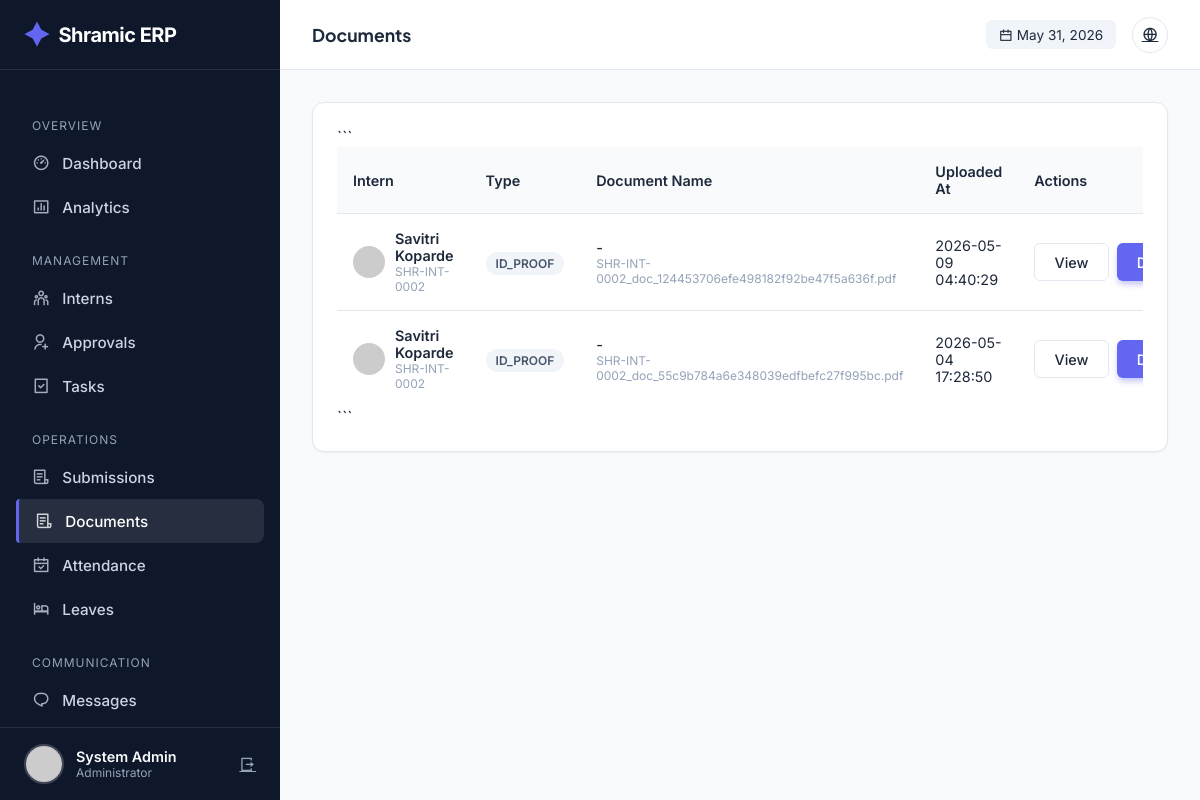
/admin/documents (signed in), run on an earlier commit of the app's database.
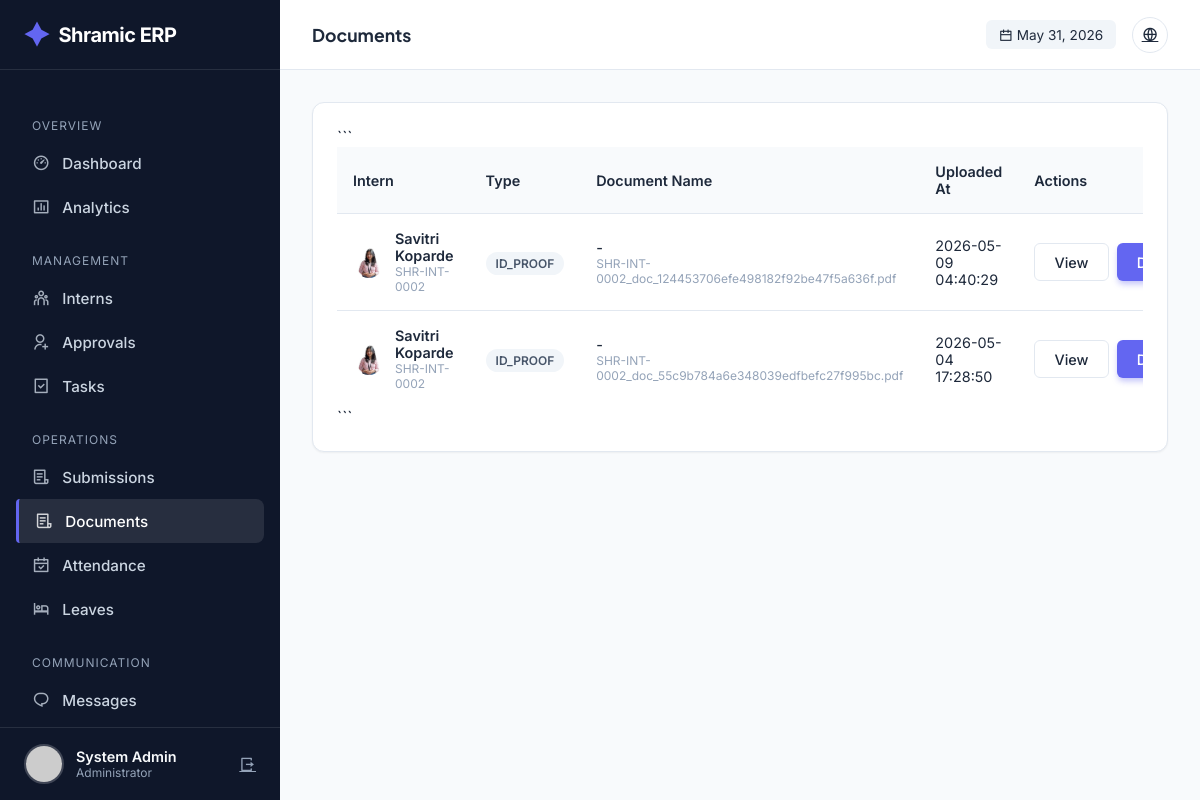
And on a later commit of the database.
### tables this page shows
CREATE TABLE document_verifications (
            id INTEGER PRIMARY KEY AUTOINCREMENT,
            user_id INTEGER,
            document_type TEXT NOT NULL,
            document_name TEXT,
            file_url TEXT,
            status TEXT DEFAULT 'PENDING',
            verified_by INTEGER,
            verified_at TIMESTAMP,
            rejection_reason TEXT,
            uploaded_at TIMESTAMP DEFAULT CURRENT_TIMESTAMP,
            FOREIGN KEY (user_id) REFERENCES users(id),
            FOREIGN KEY (verified_by) REFERENCES users(id)
        );

CREATE TABLE users (
            id INTEGER PRIMARY KEY AUTOINCREMENT,
            intern_id TEXT UNIQUE,
            usn TEXT UNIQUE NOT NULL,
            full_name TEXT NOT NULL,
            phone TEXT NOT NULL,
            email TEXT UNIQUE NOT NULL,
            password_hash TEXT NOT NULL,
            role TEXT NOT NULL,
            photo_url TEXT,
            status TEXT DEFAULT 'PENDING',
            is_admin BOOLEAN DEFAULT 0,
            department TEXT,
            join_date DATE,
            emergency_contact TEXT,
            address TEXT,
            last_login TIMESTAMP,
            login_count INTEGER DEFAULT 0,
            created_at TIMESTAMP DEFAULT CURRENT_TIMESTAMP,
            updated_at TIMESTAMP DEFAULT CURRENT_TIMESTAMP
        );

### app.py (the view)
@app.route('/admin/documents')
@login_required
@admin_required
def admin_documents():
    conn = get_db_connection()
    cur = conn.cursor()
    status_filter = request.args.get('status', 'PENDING')
    cur.execute("""
        SELECT dv.*, u.full_name, u.intern_id, u.photo_url
        FROM document_verifications dv
        JOIN users u ON dv.user_id = u.id
        WHERE dv.status = ?
        ORDER BY dv.uploaded_at DESC
    """, (status_filter,))
    documents = cur.fetchall()
    conn.close()
    return render_template(
        'admin/documents.html',
        documents=documents,
        current_status=status_filter
    )

### app.py (called while the page is built)
@app.before_request
def make_session_permanent():
    session.permanent = True
    app.permanent_session_lifetime = timedelta(days=365)

def get_db_connection():
    conn = sqlite3.connect(DATABASE, timeout=30)
    conn.execute("PRAGMA busy_timeout = 30000")
    conn.row_factory = sqlite3.Row
    return conn

def get_current_datetime():
    return datetime.now(TIMEZONE)

@login_manager.user_loader
def load_user(user_id):
    conn = get_db_connection()
    cur = conn.cursor()
    cur.execute("SELECT * FROM users WHERE id = ?", (user_id,))
    user_data = cur.fetchone()
    conn.close()
    return User(dict(user_data)) if user_data else None

def admin_required(f):
    @wraps(f)
    def decorated_function(*args, **kwargs):
        if not current_user.is_authenticated or not current_user.is_admin:
            flash('Access denied. Admin privileges required.', 'error')
            return redirect(url_for('index'))
        return f(*args, **kwargs)
    return decorated_function

@app.before_request
def before_request():
        pass

### templates/admin/documents.html (shortened to what this page needs)
{% extends "admin/base.html" %}
{% block page_title %}Documents{% endblock %}
{% block content %}
<div class="card">
  <div class="table-container">
    <table>
      <thead>
        <tr>
          <th>Intern</th>
          <th>Type</th>
          <th>Document Name</th>
          <th>Uploaded At</th>
          <th>Actions</th>
        </tr>
      </thead>
  <tbody>
    {% for doc in documents %}
    <tr>
      <td>
        <div style="display: flex; align-items: center; gap: 10px">
          <img
            src="{{ url_for('static', filename='uploads/profiles/' + doc.photo_url) if doc.photo_url else 'https://ui-avatars.com/api/?name=' + doc.full_name }}"
            style="width: 32px; height: 32px; border-radius: 50%"
          />
          <div>
            <div style="font-weight: 600">{{ doc.full_name }}</div>
            <div style="font-size: 0.75rem; color: var(--text-light)">
              {{ doc.intern_id }}
            </div>
          </div>
        </div>
      </td>
      <td>
        <span class="badge badge-neutral">{{ doc.document_type }}</span>
      </td>
      <td>
        <div style="font-weight: 500">
          {{ doc.admin_comment or '-' }}
        </div>
        <div style="font-size: 0.75rem; color: var(--text-light)">
          {{ doc.file_url or 'No file uploaded' }}
        </div>
      </td>
      <td>{{ doc.uploaded_at }}</td>
      <td>
        <div style="display: flex; gap: 8px">
          {% if doc.file_url %}
            <a href="{{ url_for('serve_file', filename=doc.file_url) }}"
               target="_blank"
               class="btn btn-outline">
              View
            </a>
            <a href="{{ url_for('serve_file', filename=doc.file_url) }}"
               download
               class="btn btn-primary">
              Download
            </a>
          {% else %}
            <span style="color: gray;">No File</span>
          {% endif %}
        </div>
      </td>
    </tr>
    {% else %}
    <tr>
      <td colspan="5" style="text-align: center; padding: 3rem; color: var(--text-light)">
        No documents found.
      </td>
    </tr>
    {% endfor %}
  </tbody>
</table>
```
  </div>
</div>
{% endblock %}

What changed in the data, as far as the page shows it:
changed through a linked row, document_verifications "SHR-INT-0002_doc_124453706efe498182f92be47f5a636f.pdf": photo_url: picture added in place of a placeholder
changed through a linked row, document_verifications "SHR-INT-0002_doc_55c9b784a6e348039edfbefc27f995bc.pdf": photo_url: picture added in place of a placeholder
